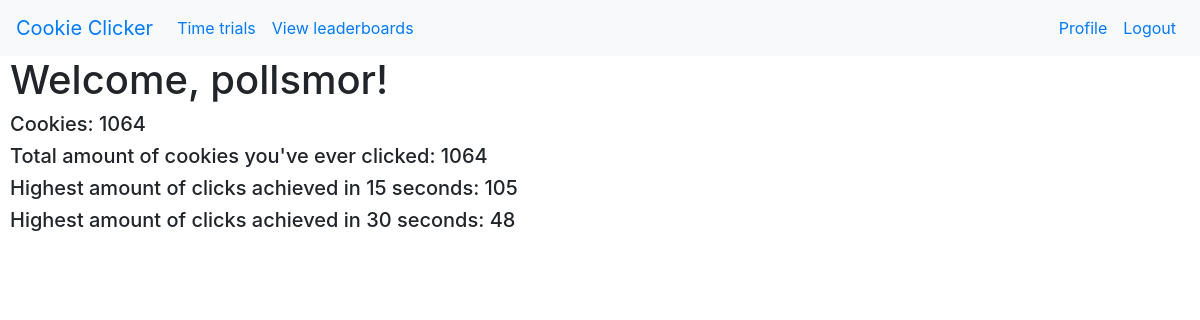
Screenshot of /profile (signed in) with the database file from the repository.
### tables this page shows
CREATE TABLE accounts(
            username TEXT,
            password TEXT,
            clicks INTEGER,
            total_clicks INTEGER,
            perk_0_lvl INTEGER,
            perk_1_lvl INTEGER,
            achievements_earned_ids TEXT,
            trial_15_sec INTEGER,
            trial_30_sec INTEGER
        );

### app.py (the view)
@app.route('/profile')
@login_required
def profile():
	username = session['username']
	cookies = db_ops.get_clicks(username) # a tuple, index 0 is cookies, index 1 is total_cookies
	trials = db_ops.get_trial_data(username) #same here
	return render_template("profile.html",
		name = username, cookies = cookies[0], total_cookies = cookies[1],
		trial_15_sec = trials[0], trial_30_sec = trials[1])

### app.py (called while the page is built)
def login_required(f):
    @wraps(f)
    def wrap(*args, **kwargs):
        if 'username' in session:
            return f(*args, **kwargs)
        else:
            session['prev_url'] = url_for(f"{f.__name__}")
            return redirect(url_for('home'))
    return wrap

### utl/db_ops.py (called while the page is built)
def get_clicks(username):
    db = sqlite3.connect(DB_FILE)
    c = db.cursor()
    c.execute("SELECT clicks FROM accounts WHERE username = (?)", (username,))
    cookies = c.fetchall()[0][0]
    c.execute("SELECT total_clicks FROM accounts WHERE username = (?)", (username,))
    total_cookies = c.fetchall()[0][0]
    db.close()
    return cookies, total_cookies

def get_trial_data(username):
    db = sqlite3.connect(DB_FILE)
    c = db.cursor()
    c.execute("SELECT trial_15_sec FROM accounts WHERE username = (?)", (username,))
    trial_15_sec = c.fetchall()[0][0]
    c.execute("SELECT trial_30_sec FROM accounts WHERE username = (?)", (username,))
    trial_30_sec = c.fetchall()[0][0]
    db.close()
    return trial_15_sec, trial_30_sec

### templates/profile.html
{% extends "base.html" %}
{% block content %}
  <h1>Welcome, {{ name }}! </h1>
  <h5>Cookies: {{ cookies }}</h5>
  <h5>Total amount of cookies you've ever clicked: {{ total_cookies }}</h5>
  <h5>Highest amount of clicks achieved in 15 seconds: {{ trial_15_sec }}</h5>
  <h5>Highest amount of clicks achieved in 30 seconds: {{ trial_30_sec }}</h5>
{% endblock content %}

### static/styles/mystyle.css (style rules this page uses)
html, body { min-height: 100%; }
body { height: 100vh; }
h1, h2, h3, h4, h5, th, td { padding-left: 10px; }

### rows the page displays
accounts: username "pollsmor", clicks "1064", total_clicks "1064"

### other values shown
{{ trial_15_sec }} "105"
{{ trial_30_sec }} "48"
